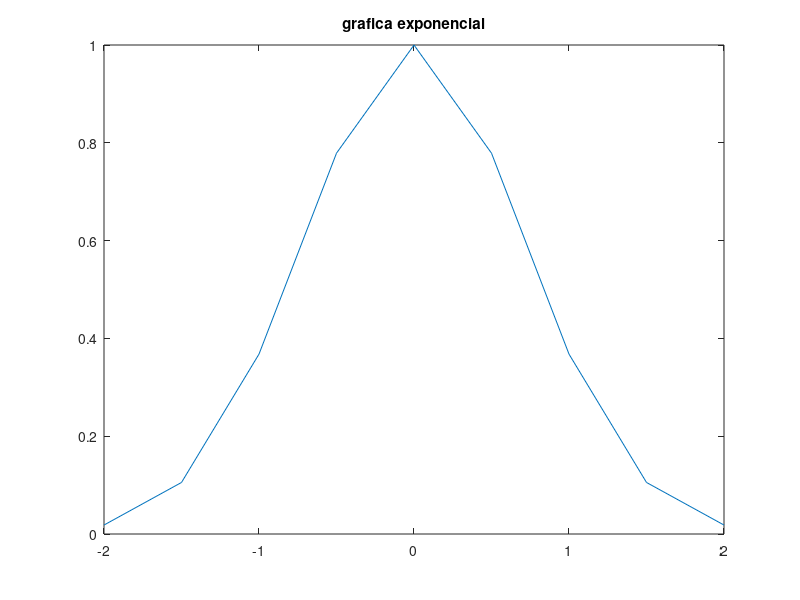

Write the MATLAB code that produced this figure.
%% script de matlab
t=-2:0.5:2;
y=exp(-t.^2); %vector ordenades
disp('estic calculant')
plot(t,y), title('grafica exponencial')
